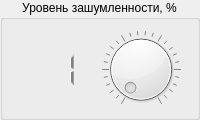
          <widget class="QGroupBox" name="noiseRateGroup">
           <property name="minimumSize">
            <size>
             <width>0</width>
             <height>120</height>
            </size>
           </property>
           <property name="title">
            <string>Уровень зашумленности, %</string>
           </property>
           <property name="alignment">
            <set>Qt::AlignHCenter|Qt::AlignTop</set>
           </property>
           <widget class="QWidget" name="horizontalLayoutWidget_2">
            <property name="geometry">
             <rect>
              <x>10</x>
              <y>30</y>
              <width>181</width>
              <height>79</height>
             </rect>
            </property>
            <layout class="QHBoxLayout" name="horizontalLayout">
             <item>
              <widget class="QLCDNumber" name="lcdNumber">
               <property name="sizePolicy">
                <sizepolicy hsizetype="Minimum" vsizetype="Minimum">
                 <horstretch>0</horstretch>
                 <verstretch>0</verstretch>
                </sizepolicy>
               </property>
               <property name="minimumSize">
                <size>
                 <width>10</width>
                 <height>10</height>
                </size>
               </property>
               <property name="maximumSize">
                <size>
                 <width>80</width>
                 <height>40</height>
                </size>
               </property>
               <property name="layoutDirection">
                <enum>Qt::LeftToRight</enum>
               </property>
               <property name="styleSheet">
                <string notr="true">color:gray;
font-size:12pt;
</string>
               </property>
               <property name="frameShape">
                <enum>QFrame::NoFrame</enum>
               </property>
               <property name="lineWidth">
                <number>1</number>
               </property>
               <property name="numDigits">
                <number>3</number>
               </property>
               <property name="intValue" stdset="0">
                <number>1</number>
               </property>
              </widget>
             </item>
             <item>
              <widget class="QDial" name="noiseDial">
               <property name="sizePolicy">
                <sizepolicy hsizetype="Minimum" vsizetype="Minimum">
                 <horstretch>0</horstretch>
                 <verstretch>0</verstretch>
                </sizepolicy>
               </property>
               <property name="minimumSize">
                <size>
                 <width>10</width>
                 <height>10</height>
                </size>
               </property>
               <property name="layoutDirection">
                <enum>Qt::LeftToRight</enum>
               </property>
               <property name="autoFillBackground">
                <bool>false</bool>
               </property>
               <property name="styleSheet">
                <string notr="true"/>
               </property>
               <property name="minimum">
                <number>1</number>
               </property>
               <property name="maximum">
                <number>100</number>
               </property>
               <property name="sliderPosition">
                <number>1</number>
               </property>
               <property name="tracking">
                <bool>true</bool>
               </property>
               <property name="invertedAppearance">
                <bool>false</bool>
               </property>
               <property name="invertedControls">
                <bool>false</bool>
               </property>
               <property name="wrapping">
                <bool>false</bool>
               </property>
               <property name="notchesVisible">
                <bool>true</bool>
               </property>
              </widget>
             </item>
            </layout>
           </widget>
          </widget>
